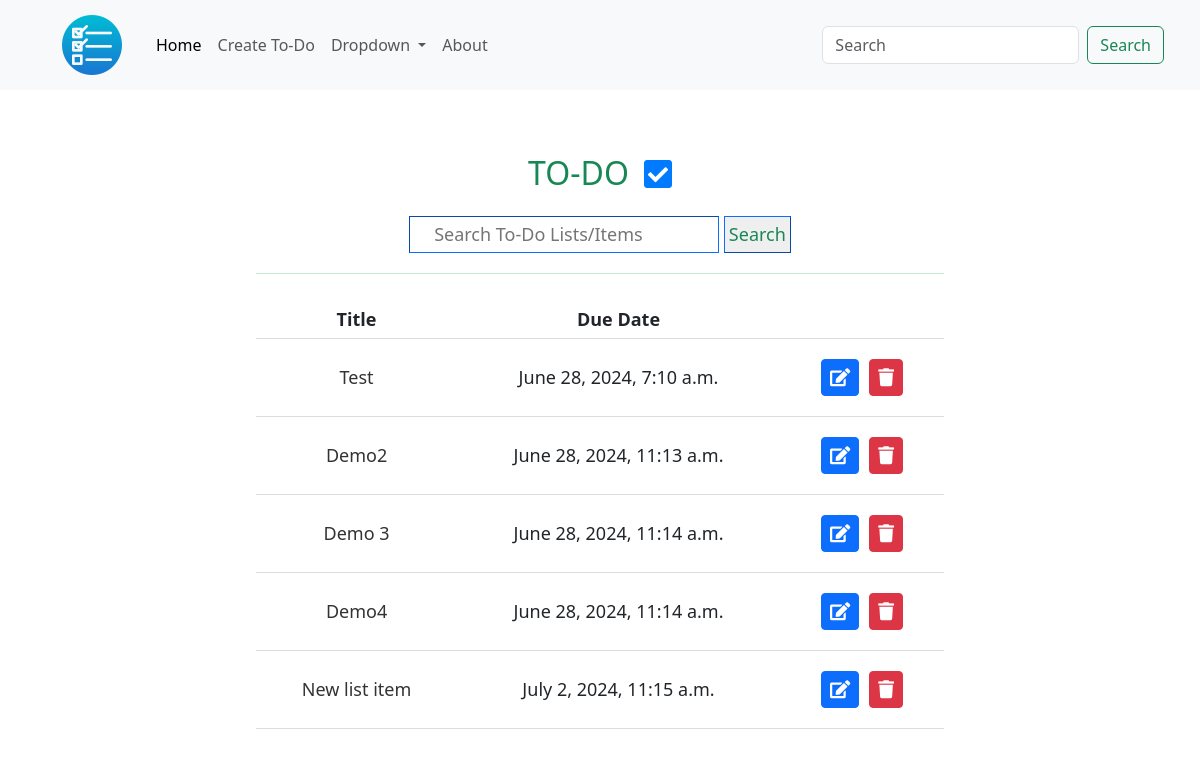
Before: / with the older database file.
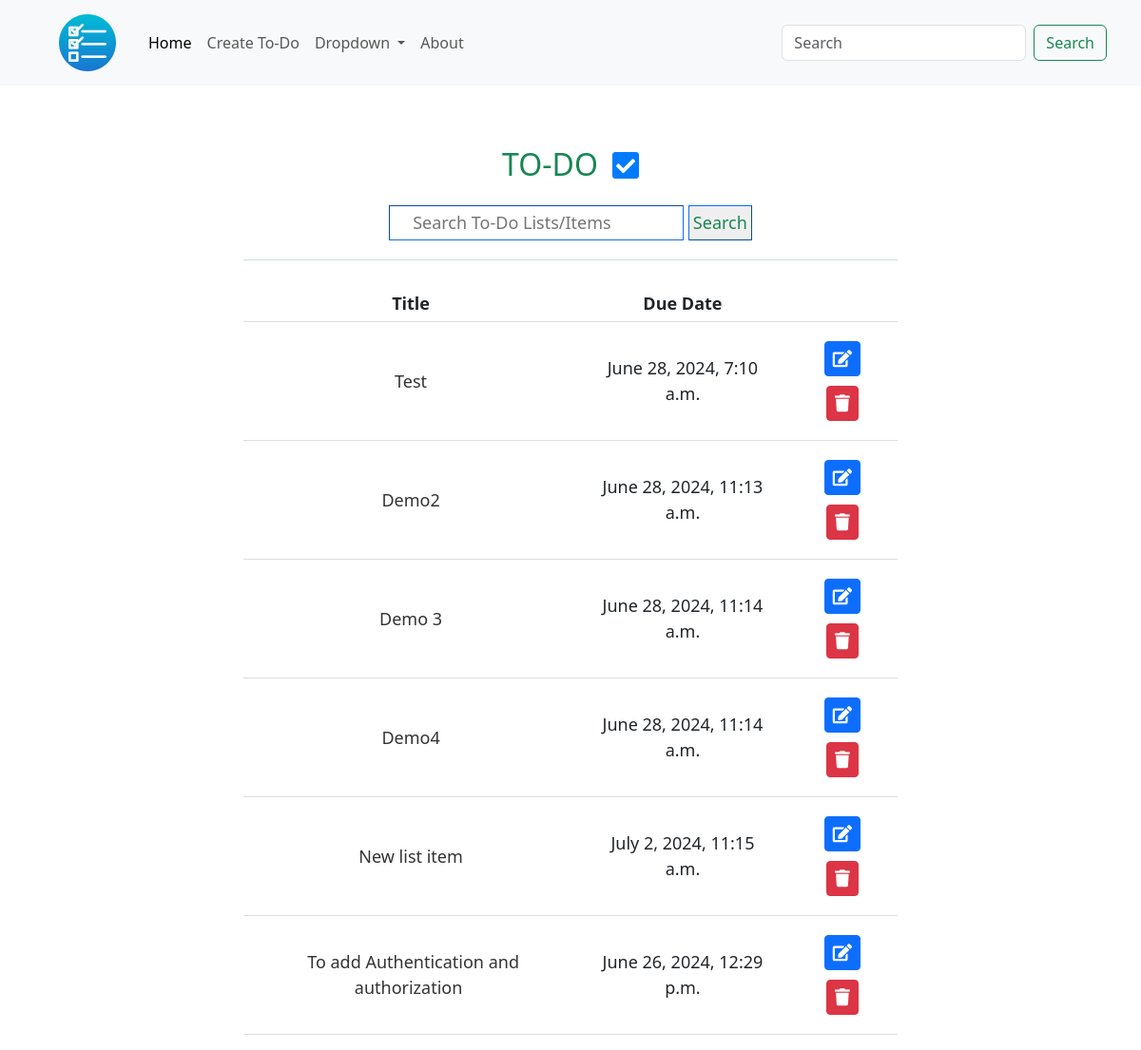
After: the same page with the newer database file.
### todolist_app/models.py (models this page shows, shortened)
class ToDoItem(models.Model):
    title = models.CharField(max_length=100)
    description = models.TextField(null=True, blank=True)
    created_date = models.DateTimeField(auto_now_add=True)
    due_date = models.DateTimeField(default=one_week_hence)
    completed = models.BooleanField(default=False)
    todo_list = models.ForeignKey('ToDoList', on_delete=models.CASCADE)

### todolist_app/views.py (the view)
# urls.py: path('', views.Home.as_view(), name='home'),
class Home(TemplateView):
    template_name = 'index.html'
    def get_context_data(self, **kwargs):
        context = super().get_context_data(**kwargs)
        query = self.request.GET.get('search')
        if query:
            context['todo_items'] = ToDoItem.objects.filter(title__icontains=query)
        else:
            context['todo_items'] = ToDoItem.objects.all()
        return context

### todolist_app/templates/index.html (shortened to what this page needs)
{% extends 'base.html' %} {% load static %}
{% block content %}
  <div class="card border-0">
    <div class="card-heading d-flex justify-content-center align-items-center mt-3" >
      <h1 class="text-success h2">TO-DO</h1>
      <i class="fas fa-check-square"></i>
    </div>
    <div class="card-body">
        <form class="text-center" method="GET" action="{% url 'home' %}">
          <input class="todo-search p-1 px-4 border-1 border-primary" type="text" name="search" placeholder="Search To-Do Lists/Items">
          <button class="p-1 border-1 border-primary text-success search-button" type="submit">Search</button>
        </form>
        <hr>
        <div class="todo-list">
          {% if not todo_items %}
            <p class="text-center text-danger pt-5">There are no to-dos currently.</p>
          {% else %}
          <table class="todo-table">
            <thead>
              <tr>
                <th>Title</th>
                <th>Due Date</th>
                <th></th>
              </tr>
            </thead>
            <tbody>
              {% for item in todo_items %}
                  <tr>
                  <td><a href="{% url 'item_detail' item.todo_list.id item.id %}">{{ item.title }}</a></td>
                  <td>{{ item.due_date }}</td>
                  <td><a href="{% url 'item_update' item.todo_list.id item.id %}" class="btn btn-sm btn-primary text-white" title="Update item"><i class="fas fa-edit"></i></a><a href="{% url 'item_delete' item.todo_list.id item.id %}" class="btn btn-sm btn-danger text-white" title="Delete item"><i class="fa fa-trash" aria-hidden="true"></i></a></td>
                </tr>
              {% endfor %}
            </tbody>
          </table>
          {% endif %}
        </div>
    </div>
  </div>
{% endblock content %}

### todolist_app/templates/base.html (shortened to what this page needs)
{% load static %}
<!DOCTYPE html>
<html lang="en">
<head>
    <link rel="stylesheet" href="https://cdn.jsdelivr.net/npm/bootstrap@5.3.2/dist/css/bootstrap.min.css">
    <link rel="stylesheet" href="{% static '/todolist_app/css/style.css' %}">
    <link rel="stylesheet" href="https://cdnjs.cloudflare.com/ajax/libs/font-awesome/5.15.3/css/all.min.css">
</head>
<body>
    {% block navbar %}
    <nav class="navbar navbar-expand-lg navbar-light bg-light mb-5 py-2 px-4">
        <div class="container-fluid">
          <a class="navbar-brand mx-4" href="{% url 'home' %}"><img src="{% static '/todolist_app/image/todo-logo.png' %}" alt="Logo image"></a>
          <div class="collapse navbar-collapse" id="navbarSupportedContent">
            <ul class="navbar-nav me-auto mb-2 mb-lg-0">
              <li class="nav-item">
                <a class="nav-link active" aria-current="page" href="{% url 'home' %}">Home</a>
              </li>
              <li class="nav-item">
                <a class="nav-link" href="{% url 'item_create' %}">Create To-Do</a>
              </li>
              <li class="nav-item dropdown">
                <a class="nav-link dropdown-toggle" href="#" id="navbarDropdown" role="button" data-bs-toggle="dropdown" aria-expanded="false">
                  Dropdown
                </a>
              </li>
              <li class="nav-item">
                <a class="nav-link" href="#" >About</a>
              </li>
            </ul>
            <form class="d-flex" method="GET">
              <input class="form-control me-2" type="search" name="search" placeholder="Search" aria-label="Search">
              <button class="btn btn-outline-success" type="submit">Search</button>
            </form>
          </div>
        </div>
      </nav>
    {% endblock navbar %}
    <div class="main">
        {% block content %}{% endblock %}
    </div>
</body>
</html>

### todolist_app/static/todolist_app/css/style.css (style rules this page uses)
* { padding: 0; margin: 0; box-sizing: border-box; }
.main { font-size: 16px; padding: 0 350px; }
@media (min-width: 992px) { .main { font-size: 18px; padding: 0 20%; } }
nav { width: 100%; }
.card-heading i { font-size: 2rem; margin: 0 0 7px 15px; color: #007BFF; }
.todo-search::placeholder { padding-left: -10px; }
.todo-list { width: 100%; padding-top: 1rem; text-align: center; }
hr { margin-top: 20px; color: #14A44D; }
.todo-table { width: 100%; }
.todo-table a { text-decoration: none; color: #333; font-size: large; margin: 5px; }
.item-table tr, .todo-table tr { border-bottom: 1px solid #ddd; }
thead th { padding-bottom: 5px; }
.item-table td, .todo-table td { padding: 15px; }

Changed rows visible on the page:
added ToDoItem: title "To add Authentication and authorization", due_date "June 26, 2024, 12:29 p.m."
